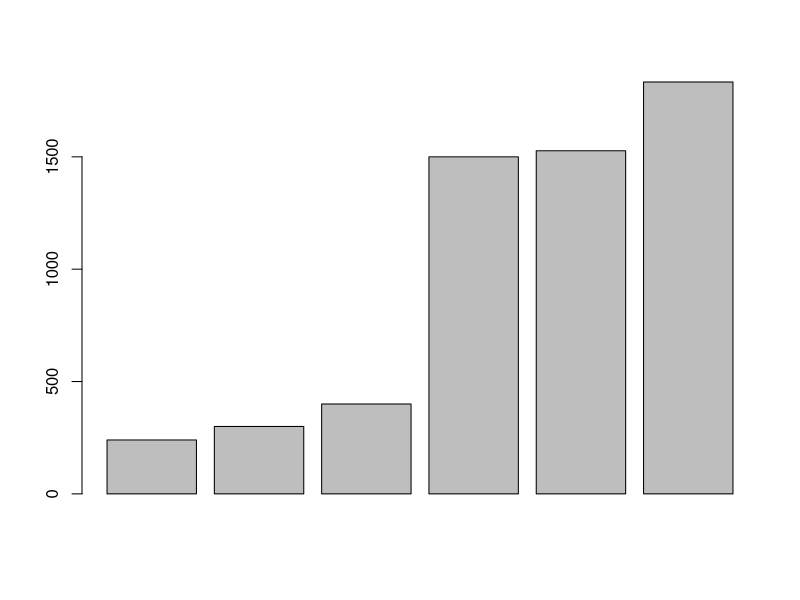
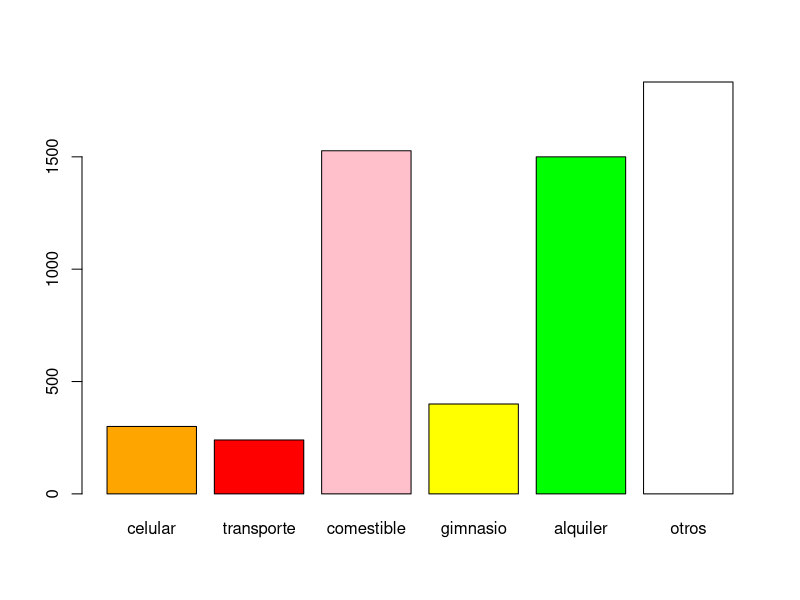

These charts were generated, in order, by the following R code:
#Alumno: Angelica Torres Garcia
#Matricula:2173388

#Laboratorio 1 Empezar con R Rstudio

#Gastos totales
300 + 240 + 1527 + 400 + 1500 + 1833

celular <- 300
celular
transporte <- 240
transporte
comestibles <- 1527
comestibles
gimnasio <- 400
gimnasio
alquiler <- 1500
alquiler
otros <- 1833
otros

gastos_totales <- c(celular,transporte,comestibles,gimnasio, alquiler,otros)
gastos_totales
gastos_totales <- c(celular + transporte + comestibles + gimnasio + alquiler + otros) 
gastos_totales
gastos_durante_5meses <- (gastos_totales*5)
gastos_durante_5meses
gastos_durante_10meses <- (gastos_totales*10)
gastos_durante_10meses

gastos <- c(celular, transporte, comestibles, gimnasio, alquiler, otros)
gastos
barplot ((sort)(gastos)) 
variables <- c('celular','transporte','comestible','gimnasio','alquiler','otros')
variables
cantidades <- c(300,240,1527,400,1500,1833)
cantidades
barplot(height=cantidades,names=variables,col=c('orange','red','pink','yellow','green','white'))

#parte II variables

#problema 1

#identifique el número de la variable (cualitatva y cuantitativa) para la lista de preguntas de una encuesta aplicada a estudiantes universitarios en una clase de estadistica:

#variables cualitativas

#nombre de estudiante. 
#fecha de nacimiento (p.Ej.,21/10/1995)
#dirección de casa (por ejemplo,1234 Ave. Alamo)
#número de telefono (por ejemplo,510-123-4567)
#area principal de estudio
#calificación general:A,B,C,D,F
#grado de año universitario:primer año, segundo año, tercer año, ultimo año

#variables cuantitativas

#edad (en años )
#puntaje en la pruba de mitad de periodo (basado en 100 puntos posibles)
#número de hermanos
#tiempo (en minutos) para completar la prueba final de MCF 202

#problema 2

#Estados unidos

#Variables cuantitativas

#¿Cuantos estados tiene?
#¿cuantos muncipios tiene?
#¿cuántos habitantes tiene el país?
#¿Cuántas universidades hay en el pais?
#¿Cuántos automoviles se fabrican en el pais?
#¿Cuántos habitantes del pais tienen diabetes?
#¿cuantos cines se encuentran en el pais?

#Variables categoricas

#¿cual muncipio de estados unidos tiene mas habitantes?
#¿Que color de automovil es el mas vendido en Estados Unidos?
#En Estados Unidos hay mas hombres o mujeres?
#¿Cuál es el salario minimo en Estados Unidos?
#¿Cuál estado produce mas manzanas en Estados unidos?
#De la población de estados unidos ¿que porcentaje es Mexicana?
#¿cual es la altura promedio de los estadounidences?

#Problema 3



#Problema 4

#¿cuál es la cantidad promedio de horas que los estudiantes de universidades públicas trabajan cada semana?

#1. Identifique a los individuos de interés: Los estudiantes
#2. Identifique la variable: horas que trabajan
#3. Determine si cada variable es categorico o cuantitativo: categorico

#¿Que proporción de todos los estudiantes universitarios de México están inscritos en una universidad pública?

#1. Identifique a los individuos de interés: Los estudiantes
#2. Identifique la variable:proporción de estudiantes que estan inscritos
#3. Determine si cada variable es categorico o cuantitativo: Categorica

#¿En las universidades públicas,¿ las estudiantes femeninas tiene un promedio de CENEVAL más alto que los estudiantes varones?

#1. Identifique a los individuos de interés: Los estudiantes femeninas y los estudiantes varones
#2. Identifique la variable: promedio de CENEVAL
#3. Determine si cada variable es categorico o cuantitativo: cuantitativa

#¿Es mas probable que los atletas universitarios reciban asesoramiento academico que los atletas no universitarios?

#1. Identifique a los individuos de interés: atletas universitarios y atletas no universitarios
#2. Identifique la variable: asesoramiento academico
#3. Determine si cada variable es categorico o cuantitativo: categorica

#Si reunieramos datos para responder a las preguntas de la investigación anterior, ¿qué datos podrian analizarse mediante un histograma?
#la proporción de estudiantes y los promedios de las estudiantes femeninas y los estudiantes varones.

# ¿cómo sabes? porque son variables que se pueden clasificar en rangos.